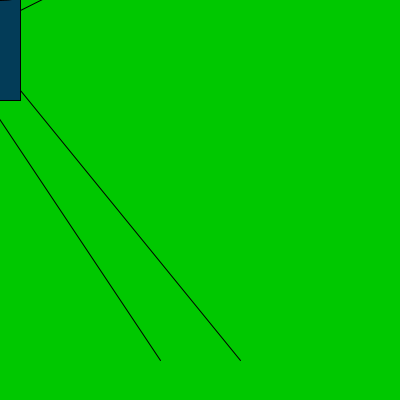
Frame 1 (no input)
Frame 60 (the mouse pressed at the canvas centre just before this capture): identical to frame 1, image omitted
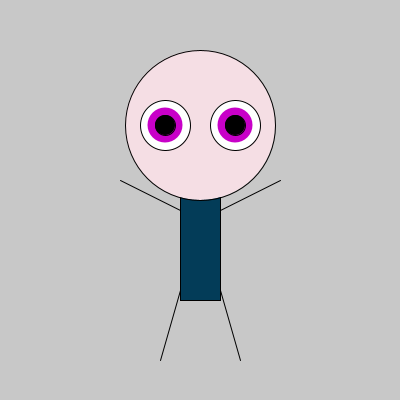
Frame 120 (the mouse held since frame 60 and released just before this capture)

The Processing sketch that drew these frames (run headless with seeded random() and noise(); from frame 60 on, the mouse is pressed at the canvas centre):

// Processing sketch: processing_83415
// ── processing_83415.pde

float r = random(100,255);

void setup() {
  
   
size(400,400);
background(255);

 
}
 
 
void draw () {
  background(mouseX,r,mouseY);
// Body
smooth();
ellipseMode(CENTER);
rectMode(CENTER);
stroke(0);
fill(3,60,88);
rect(mouseX,mouseY,40,200);



 
// Head
 
fill(245,222,228);
ellipse(mouseX,mouseY-75,150,150);
 
// Eyes socket
stroke(0);
fill(255);
ellipse(mouseX-35,mouseY-75,50,50);
ellipse(mouseX+35,mouseY-75,50,50);
 
//eye colour
noStroke();
fill(mouseX, 0, mouseY);
ellipse(mouseX-35,mouseY-75,35,35);
ellipse(mouseX+35,mouseY-75,35,35);
 
 
 
//pupils
stroke(0);
fill(0);
ellipse(mouseX-35,mouseY-75,20,20);
ellipse(mouseX+35,mouseY-75,20,20);
 
// Legs
stroke(0);
line(mouseX-20,mouseY+90,160,360);
line(mouseX+20,mouseY+90,240,360);
 
//Arms
stroke(0);
line(mouseX-20,mouseY+10,pmouseX-80,pmouseY-20);
line(mouseX+20,mouseY+10,pmouseX+80,pmouseY-20);
 
}

void mousePressed() {
  println("Hey, hows you?");
  
}
